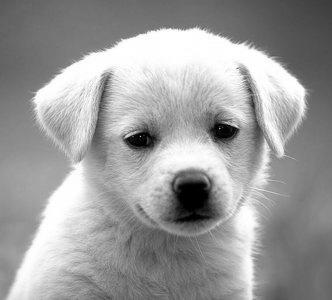
%> input picture L3/puppy.jpg, 332 x 300 px
$ octave L3.m   (GNU Octave 9; MATLAB toolbox functions it lacks are replaced by stand-ins)
%> lines starting %> are read from the running program, lines starting %| are printed output that depends on the picture; in (x1, y1, x2, y2) boxes, pixels count from 0 and x2, y2 are one past the last pixel; in counts of white or black regions, pixels touching at a corner belong together; the program's own positions count from 1
### L3/src/lp_hp_filters.m
function H_out = lp_hp_filters(filter_type, lp_or_hp, P, Q, D0, n)
    % The function calculates the LP or HP filters based on the parameters given.
    % Filter_type=('ideal' or 'btw' or 'gaussian'), %lp_or_hp=('lp' or 'hp' for low pass or high pass),
    % P, Q are the padded image size, D0 is the cutoff frequency,
    % and n for the order of the filter for btw filters

    % Developing frequency domain coordinates
    u = 0:(P - 1);
    v = 0:(Q - 1);

    idx = find(u > P / 2);
    u(idx) = u(idx) - P;
    idy = find(v > Q / 2);
    v(idy) = v(idy) - Q;
    % Compute the meshgrid coordinates
    [V, U] = meshgrid(v, u);
    % Compute the istance matrix
    D = sqrt(U .^ 2 + V .^ 2);

    % Begin fiter computations.
    switch filter_type
        case 'ideal'
            H = double(D <= D0);
            if (strcmp(lp_or_hp, 'lp'))
                H_out = H;
            elseif (strcmp(lp_or_hp, 'hp'))
                H_out = 1 - H;
            else
                error('Filter should be Low pass (lp) or High pass (hp).')
            end
        case 'btw'
            if (n == 0)
                error('Butterworth Filter should have order (n)>0.')
            end
            H = 1 ./ (1 + (D ./ D0) .^ (2 * n));
            if (strcmp(lp_or_hp, 'lp'))
                H_out = H;
            elseif (strcmp(lp_or_hp, 'hp'))
                H_out = 1 - H;
            else
                error('Filter should be Low pass (lp) or High pass (hp).')
            end
        case 'gaussian'
            H = exp(- (D .^ 2) ./ (2 * (D0 ^ 2)));
            if (strcmp(lp_or_hp, 'lp'))
                H_out = H;
            elseif (strcmp(lp_or_hp, 'hp'))
                H_out = 1 - H;
            else
                error('Filter should be Low pass (lp) or High pass (hp).')
            end
        otherwise
            error('Unknown filter type.')
    end

### L3/submission/L3.m
%% Laboratory 3: Frequency Domain Filtering

%% Create output directory
if ~exist('./L3/out', 'dir')
    mkdir('./L3/out');
end

%% Set default figure properties
set(0, 'DefaultFigureUnits', 'pixels');
set(0, 'DefaultFigurePosition', [100, 100, 800, 600]);
set(0, 'DefaultAxesLooseInset', [0.02, 0.02, 0.02, 0.02]);
set(0, 'DefaultAxesPosition', [0.05, 0.05, 0.9, 0.9]);

%% Define subplot positions
pos = [0.05, 0.55, 0.4, 0.4;
       0.55, 0.55, 0.4, 0.4;
       0.05, 0.05, 0.4, 0.4;
       0.55, 0.05, 0.4, 0.4];

%% Step 1 & 2: Read and display the image
F_rgb = imread('puppy.jpg');
%> F_rgb is the input picture: size 300x332x3 uint8; min 0, max 255, mean 155.7
F = rgb2gray(F_rgb);

imwrite(F, './L3/out/01_original_grayscale.png');

%% Step 3: Obtain and display padding parameters
im_size = size(F);
%> im_size = [300 332]
P = 2 * im_size(1);
%> P = 600
Q = 2 * im_size(2);
%> Q = 664
fprintf('Image size: %d x %d\n', im_size(1), im_size(2));
%| Image size: 300 x 332
fprintf('Padding parameters: P = %d, Q = %d\n', P, Q);
%| Padding parameters: P = 600, Q = 664

%% Step 4: Obtain and display FT of the image
FTIm = fft2(double(F), P, Q);

ft_display = log(1 + abs(fftshift(FTIm)));
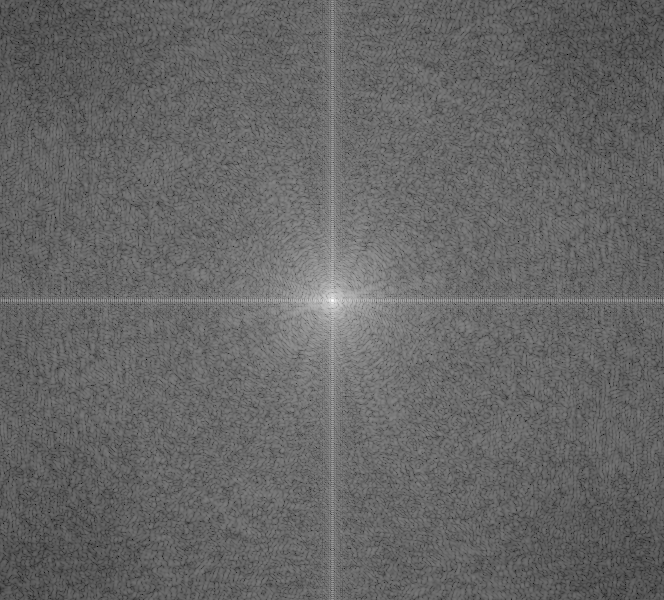
%> ft_display: size 600x664 double; min 1.41, max 16.56, mean 7.49; drawn with min black and max white
ft_display = uint8(255 * mat2gray(ft_display));
%> ft_display: size 600x664 uint8
imwrite(ft_display, './L3/out/04_fourier_transform.png');

%% Step 6a: Ideal low pass filters
cutoffs_a = [0.3, 0.7];
for i = 1:length(cutoffs_a)
    D0 = cutoffs_a(i) * im_size(1);
    Filter = lp_hp_filters('ideal', 'lp', P, Q, D0, 0);

    Filtered_image = real(ifft2(Filter .* FTIm));
    Filtered_image = Filtered_image(1:im_size(1), 1:im_size(2));
    Fim = fftshift(FTIm);
    FTI = log(1 + abs(Fim));
    Ff = fftshift(Filter);
    FTF = log(1 + abs(Ff));

    fig = figure('Visible', 'off');
    subplot('Position', pos(1, :)); imshow(F, []); title('Original Image');
    subplot('Position', pos(2, :)); imshow(FTI, []); title('FT of Original');
    subplot('Position', pos(3, :)); imshow(FTF, []); title('Filter in frequency domain');
    subplot('Position', pos(4, :)); imshow(Filtered_image, []); title('Filtered Image');

    fig_filename = sprintf('./L3/out/6a_ideal_lp_D0_%.1f.png', cutoffs_a(i));
    saveas(fig, fig_filename);
    close(fig);
end
%> this loop made 2 passes
%> pass 1, `imshow(FTF, [])`:
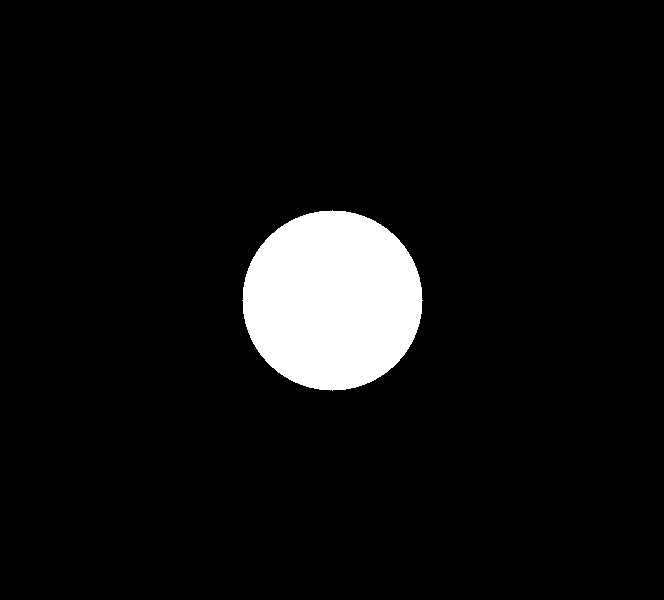
%> displayed picture: size 600x664, on the screen's scale of 0 to 255; 6.4% white; 1 white region, box (x1, y1, x2, y2) and area: (242, 210, 423, 391) 25445

%% Step 6b: Butterworth low pass filters
cutoffs_b = [0.1, 0.5];
orders = [1, 5, 20];
for i = 1:length(cutoffs_b)
    for j = 1:length(orders)
        D0 = cutoffs_b(i) * im_size(1);
        Filter = lp_hp_filters('btw', 'lp', P, Q, D0, orders(j));

        Filtered_image = real(ifft2(Filter .* FTIm));
        Filtered_image = Filtered_image(1:im_size(1), 1:im_size(2));
        Fim = fftshift(FTIm);
        FTI = log(1 + abs(Fim));
        Ff = fftshift(Filter);
        FTF = log(1 + abs(Ff));

        fig = figure('Visible', 'off');
        subplot('Position', pos(1, :)); imshow(F, []); title('Original Image');
        subplot('Position', pos(2, :)); imshow(FTI, []); title('FT of Original');
        subplot('Position', pos(3, :)); imshow(FTF, []); title('Filter in frequency domain');
        subplot('Position', pos(4, :)); imshow(Filtered_image, []); title('Filtered Image');

        fig_filename = sprintf('./L3/out/6b_butterworth_lp_D0_%.1f_n_%d.png', cutoffs_b(i), orders(j));
        saveas(fig, fig_filename);
        close(fig);
    end
end

%% Step 6c: Gaussian low pass filters
cutoffs_c = [0.1, 0.3, 0.7];
for i = 1:length(cutoffs_c)
    D0 = cutoffs_c(i) * im_size(1);
    Filter = lp_hp_filters('gaussian', 'lp', P, Q, D0, 0);

    Filtered_image = real(ifft2(Filter .* FTIm));
    Filtered_image = Filtered_image(1:im_size(1), 1:im_size(2));
    Fim = fftshift(FTIm);
    FTI = log(1 + abs(Fim));
    Ff = fftshift(Filter);
    FTF = log(1 + abs(Ff));

    fig = figure('Visible', 'off');
    subplot('Position', pos(1, :)); imshow(F, []); title('Original Image');
    subplot('Position', pos(2, :)); imshow(FTI, []); title('FT of Original');
    subplot('Position', pos(3, :)); imshow(FTF, []); title('Filter in frequency domain');
    subplot('Position', pos(4, :)); imshow(Filtered_image, []); title('Filtered Image');

    fig_filename = sprintf('./L3/out/6c_gaussian_lp_D0_%.1f.png', cutoffs_c(i));
    saveas(fig, fig_filename);
    close(fig);
end
%> this loop made 3 passes
%> pass 1, `Filtered_image = real(ifft2(Filter .* FTIm));`:
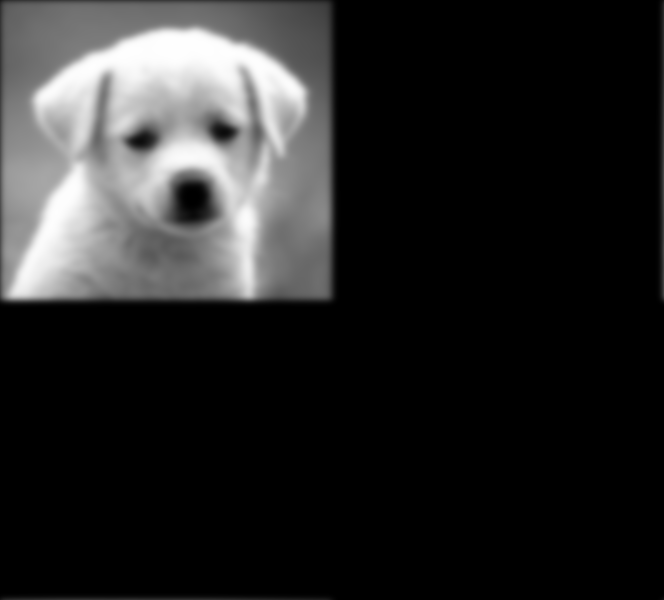
%> Filtered_image: size 600x664 double; min -1.59e-13, max 255, mean 38.9; drawn with min black and max white

%% Step 6d: Ideal high pass filters
cutoffs_d = [0.1, 0.3, 0.7];
for i = 1:length(cutoffs_d)
    D0 = cutoffs_d(i) * im_size(1);
    Filter = lp_hp_filters('ideal', 'hp', P, Q, D0, 0);

    Filtered_image = real(ifft2(Filter .* FTIm));
    Filtered_image = Filtered_image(1:im_size(1), 1:im_size(2));
    Fim = fftshift(FTIm);
    FTI = log(1 + abs(Fim));
    Ff = fftshift(Filter);
    FTF = log(1 + abs(Ff));

    fig = figure('Visible', 'off');
    subplot('Position', pos(1, :)); imshow(F, []); title('Original Image');
    subplot('Position', pos(2, :)); imshow(FTI, []); title('FT of Original');
    subplot('Position', pos(3, :)); imshow(FTF, []); title('Filter in frequency domain');
    subplot('Position', pos(4, :)); imshow(Filtered_image, []); title('Filtered Image');

    fig_filename = sprintf('./L3/out/6d_ideal_hp_D0_%.1f.png', cutoffs_d(i));
    saveas(fig, fig_filename);
    close(fig);
end
%> this loop made 3 passes
%> pass 1, `Filtered_image = real(ifft2(Filter .* FTIm));`:
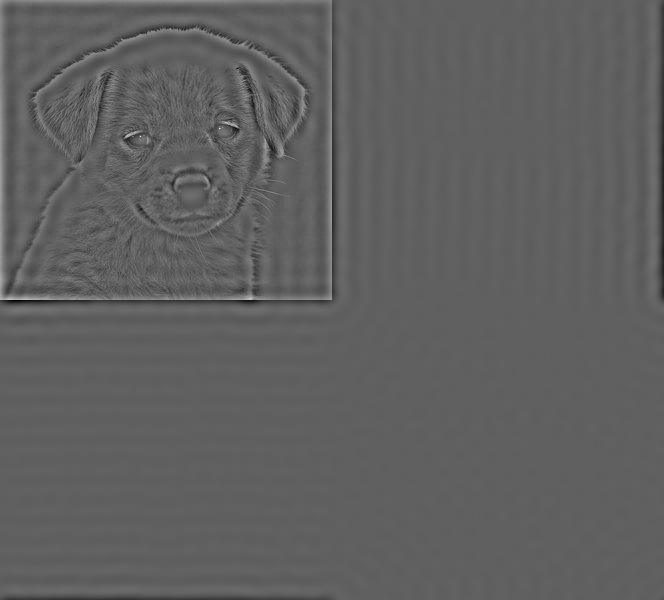
%> Filtered_image: size 600x664 double; min -110, max 180.9, mean 0; drawn with min black and max white
%> pass 1, `Filtered_image = Filtered_image(1:im_size(1), 1:im_size(2));`:
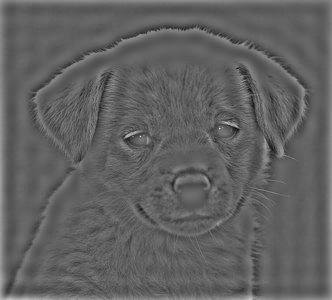
%> Filtered_image: size 300x332 double; min -110, max 180.9, mean 1.5; drawn with min black and max white
%> pass 1, `imshow(FTF, [])`:
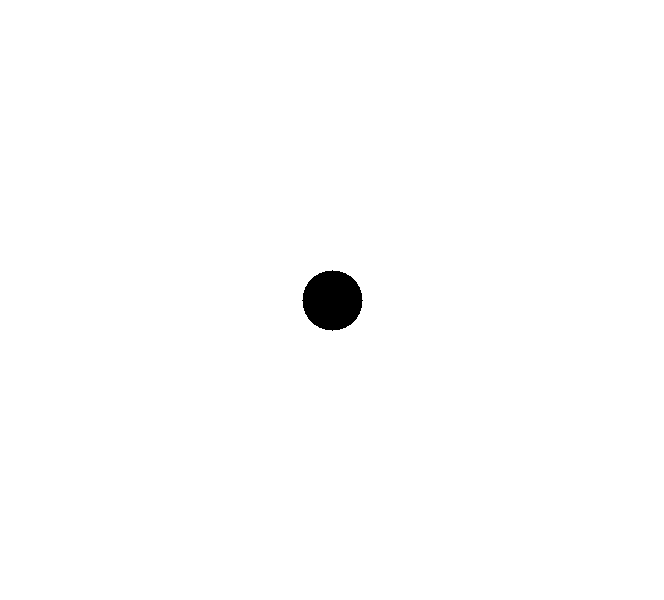
%> displayed picture: size 600x664, on the screen's scale of 0 to 255; 99.3% white; 1 black region, box (x1, y1, x2, y2) and area: (302, 270, 363, 331) 2821

%% Step 6e: Butterworth high pass filters
cutoffs_e = [0.1, 0.5];
orders = [1, 5, 20];
for i = 1:length(cutoffs_e)
    for j = 1:length(orders)
        D0 = cutoffs_e(i) * im_size(1);
        Filter = lp_hp_filters('btw', 'hp', P, Q, D0, orders(j));

        Filtered_image = real(ifft2(Filter .* FTIm));
        Filtered_image = Filtered_image(1:im_size(1), 1:im_size(2));
        Fim = fftshift(FTIm);
        FTI = log(1 + abs(Fim));
        Ff = fftshift(Filter);
        FTF = log(1 + abs(Ff));

        fig = figure('Visible', 'off');
        subplot('Position', pos(1, :)); imshow(F, []); title('Original Image');
        subplot('Position', pos(2, :)); imshow(FTI, []); title('FT of Original');
        subplot('Position', pos(3, :)); imshow(FTF, []); title('Filter in frequency domain');
        subplot('Position', pos(4, :)); imshow(Filtered_image, []); title('Filtered Image');

        fig_filename = sprintf('./L3/out/6e_butterworth_hp_D0_%.1f_n_%d.png', cutoffs_e(i), orders(j));
        saveas(fig, fig_filename);
        close(fig);
    end
end

%% Step 6f: Gaussian high pass filters
cutoffs_f = [0.1, 0.3, 0.7];
for i = 1:length(cutoffs_f)
    D0 = cutoffs_f(i) * im_size(1);
    Filter = lp_hp_filters('gaussian', 'hp', P, Q, D0, 0);

    Filtered_image = real(ifft2(Filter .* FTIm));
    Filtered_image = Filtered_image(1:im_size(1), 1:im_size(2));
    Fim = fftshift(FTIm);
    FTI = log(1 + abs(Fim));
    Ff = fftshift(Filter);
    FTF = log(1 + abs(Ff));

    fig = figure('Visible', 'off');
    subplot('Position', pos(1, :)); imshow(F, []); title('Original Image');
    subplot('Position', pos(2, :)); imshow(FTI, []); title('FT of Original');
    subplot('Position', pos(3, :)); imshow(FTF, []); title('Filter in frequency domain');
    subplot('Position', pos(4, :)); imshow(Filtered_image, []); title('Filtered Image');

    fig_filename = sprintf('./L3/out/6f_gaussian_hp_D0_%.1f.png', cutoffs_f(i));
    saveas(fig, fig_filename);
    close(fig);
end
%> this loop made 3 passes
%> pass 1, `imshow(FTF, [])`:
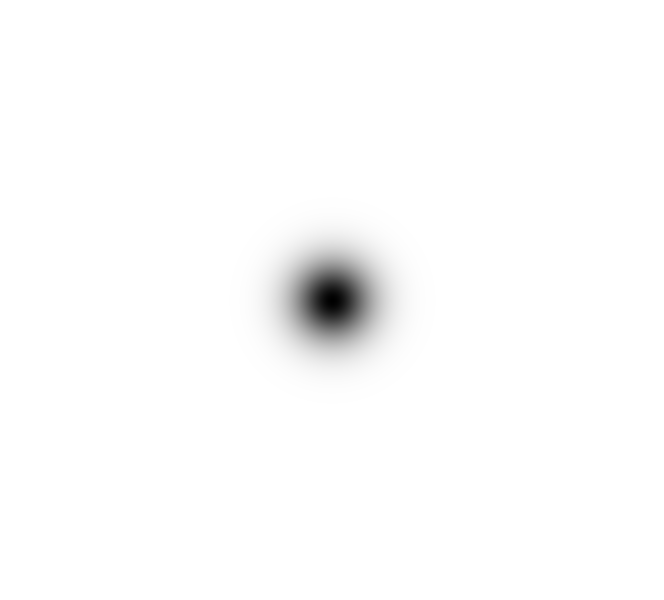
%> displayed picture: size 600x664, on the screen's scale of 0 to 255; min 0, max 255, mean 252
